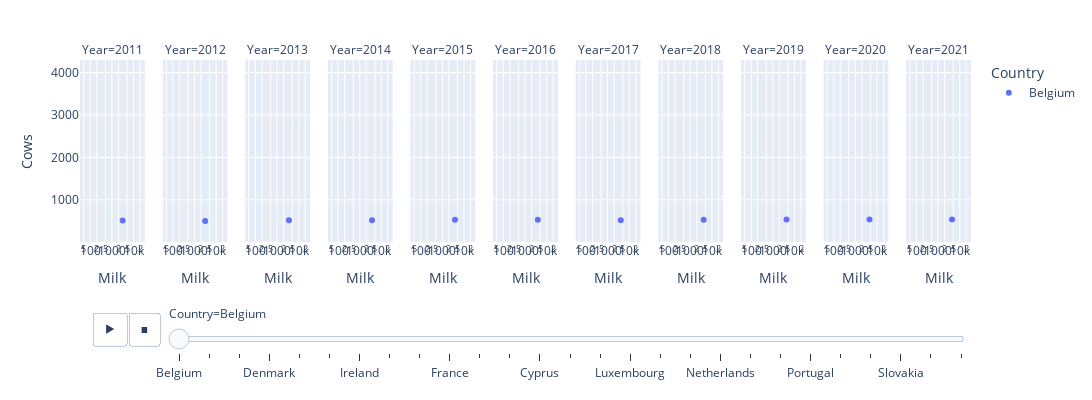

Notebook cell for this chart:
### Code cell
fig.show()

### Figure 1 — Plotly figure (JSON) as saved in the notebook; plotly's stock layout.template omitted (floating-point values rounded to 4 significant figures)
{"data": [{"hovertemplate": "<b>%{hovertext}</b><br><br>Country=Belgium<br>Year=2011<br>Milk=%{x}<br>Cows=%{y}<extra></extra>", "hovertext": ["Belgium"], "ids": [2011], "legendgroup": "Belgium", "marker": {"color": "#636efa", "symbol": "circle"}, "mode": "markers", "name": "Belgium", "orientation": "v", "showlegend": true, "type": "scatter", "x": [3151], "xaxis": "x", "y": [510.6], "yaxis": "y"}, {"hovertemplate": "<b>%{hovertext}</b><br><br>Country=Belgium<br>Year=2012<br>Milk=%{x}<br>Cows=%{y}<extra></extra>", "hovertext": ["Belgium"], "ids": [2012], "legendgroup": "Belgium", "marker": {"color": "#636efa", "symbol": "circle"}, "mode": "markers", "name": "Belgium", "orientation": "v", "showlegend": false, "type": "scatter", "x": [3116], "xaxis": "x2", "y": [503.5], "yaxis": "y2"}, {"hovertemplate": "<b>%{hovertext}</b><br><br>Country=Belgium<br>Year=2013<br>Milk=%{x}<br>Cows=%{y}<extra></extra>", "hovertext": ["Belgium"], "ids": [2013], "legendgroup": "Belgium", "marker": {"color": "#636efa", "symbol": "circle"}, "mode": "markers", "name": "Belgium", "orientation": "v", "showlegend": false, "type": "scatter", "x": [3529], "xaxis": "x3", "y": [516.0], "yaxis": "y3"}, {"hovertemplate": "<b>%{hovertext}</b><br><br>Country=Belgium<br>Year=2014<br>Milk=%{x}<br>Cows=%{y}<extra></extra>", "hovertext": ["Belgium"], "ids": [2014], "legendgroup": "Belgium", "marker": {"color": "#636efa", "symbol": "circle"}, "mode": "markers", "name": "Belgium", "orientation": "v", "showlegend": false, "type": "scatter", "x": [3710], "xaxis": "x4", "y": [519.1], "yaxis": "y4"}, {"hovertemplate": "<b>%{hovertext}</b><br><br>Country=Belgium<br>Year=2015<br>Milk=%{x}<br>Cows=%{y}<extra></extra>", "hovertext": ["Belgium"], "ids": [2015], "legendgroup": "Belgium", "marker": {"color": "#636efa", "symbol": "circle"}, "mode": "markers", "name": "Belgium", "orientation": "v", "showlegend": false, "type": "scatter", "x": [3826], "xaxis": "x5", "y": [528.8], "yaxis": "y5"}, {"hovertemplate": "<b>%{hovertext}</b><br><br>Country=Belgium<br>Year=2016<br>Milk=%{x}<br>Cows=%{y}<extra></extra>", "hovertext": ["Belgium"], "ids": [2016], "legendgroup": "Belgium", "marker": {"color": "#636efa", "symbol": "circle"}, "mode": "markers", "name": "Belgium", "orientation": "v", "showlegend": false, "type": "scatter", "x": [3933], "xaxis": "x6", "y": [530.6], "yaxis": "y6"}, {"hovertemplate": "<b>%{hovertext}</b><br><br>Country=Belgium<br>Year=2017<br>Milk=%{x}<br>Cows=%{y}<extra></extra>", "hovertext": ["Belgium"], "ids": [2017], "legendgroup": "Belgium", "marker": {"color": "#636efa", "symbol": "circle"}, "mode": "markers", "name": "Belgium", "orientation": "v", "showlegend": false, "type": "scatter", "x": [4060], "xaxis": "x7", "y": [519.2], "yaxis": "y7"}, {"hovertemplate": "<b>%{hovertext}</b><br><br>Country=Belgium<br>Year=2018<br>Milk=%{x}<br>Cows=%{y}<extra></extra>", "hovertext": ["Belgium"], "ids": [2018], "legendgroup": "Belgium", "marker": {"color": "#636efa", "symbol": "circle"}, "mode": "markers", "name": "Belgium", "orientation": "v", "showlegend": false, "type": "scatter", "x": [4195], "xaxis": "x8", "y": [529.2], "yaxis": "y8"}, {"hovertemplate": "<b>%{hovertext}</b><br><br>Country=Belgium<br>Year=2019<br>Milk=%{x}<br>Cows=%{y}<extra></extra>", "hovertext": ["Belgium"], "ids": [2019], "legendgroup": "Belgium", "marker": {"color": "#636efa", "symbol": "circle"}, "mode": "markers", "name": "Belgium", "orientation": "v", "showlegend": false, "type": "scatter", "x": [4293], "xaxis": "x9", "y": [538.0], "yaxis": "y9"}, {"hovertemplate": "<b>%{hovertext}</b><br><br>Country=Belgium<br>Year=2020<br>Milk=%{x}<br>Cows=%{y}<extra></extra>", "hovertext": ["Belgium"], "ids": [2020], "legendgroup": "Belgium", "marker": {"color": "#636efa", "symbol": "circle"}, "mode": "markers", "name": "Belgium", "orientation": "v", "showlegend": false, "type": "scatter", "x": [4449], "xaxis": "x10", "y": [537.9], "yaxis": "y10"}, {"hovertemplate": "<b>%{hovertext}</b><br><br>Country=Belgium<br>Year=2021<br>Milk=%{x}<br>Cows=%{y}<extra></extra>", "hovertext": ["Belgium"], "ids": [2021], "legendgroup": "Belgium", "marker": {"color": "#636efa", "symbol": "circle"}, "mode": "markers", "name": "Belgium", "orientation": "v", "showlegend": false, "type": "scatter", "x": [4434], "xaxis": "x11", "y": [537.2], "yaxis": "y11"}], "layout": {"annotations": [{"font": {}, "showarrow": false, "text": "Year=2011", "x": 0.03636, "xanchor": "center", "xref": "paper", "y": 1, "yanchor": "bottom", "yref": "paper"}, {"font": {}, "showarrow": false, "text": "Year=2012", "x": 0.1291, "xanchor": "center", "xref": "paper", "y": 1, "yanchor": "bottom", "yref": "paper"}, {"font": {}, "showarrow": false, "text": "Year=2013", "x": 0.2218, "xanchor": "center", "xref": "paper", "y": 1, "yanchor": "bottom", "yref": "paper"}, {"font": {}, "showarrow": false, "text": "Year=2014", "x": 0.3145, "xanchor": "center", "xref": "paper", "y": 1, "yanchor": "bottom", "yref": "paper"}, {"font": {}, "showarrow": false, "text": "Year=2015", "x": 0.4073, "xanchor": "center", "xref": "paper", "y": 1, "yanchor": "bottom", "yref": "paper"}, {"font": {}, "showarrow": false, "text": "Year=2016", "x": 0.5, "xanchor": "center", "xref": "paper", "y": 1, "yanchor": "bottom", "yref": "paper"}, {"font": {}, "showarrow": false, "text": "Year=2017", "x": 0.5927, "xanchor": "center", "xref": "paper", "y": 1, "yanchor": "bottom", "yref": "paper"}, {"font": {}, "showarrow": false, "text": "Year=2018", "x": 0.6855, "xanchor": "center", "xref": "paper", "y": 1, "yanchor": "bottom", "yref": "paper"}, {"font": {}, "showarrow": false, "text": "Year=2019", "x": 0.7782, "xanchor": "center", "xref": "paper", "y": 1, "yanchor": "bottom", "yref": "paper"}, {"font": {}, "showarrow": false, "text": "Year=2020", "x": 0.8709, "xanchor": "center", "xref": "paper", "y": 1, "yanchor": "bottom", "yref": "paper"}, {"font": {}, "showarrow": false, "text": "Year=2021", "x": 0.9636, "xanchor": "center", "xref": "paper", "y": 1, "yanchor": "bottom", "yref": "paper"}], "height": 400, "legend": {"title": {"text": "Country"}, "tracegroupgap": 0}, "margin": {"t": 60}, "sliders": [{"active": 0, "currentvalue": {"prefix": "Country="}, "len": 0.9, "pad": {"b": 10, "t": 60}, "steps": [{"args": [["Belgium"], {"frame": {"duration": 0, "redraw": false}, "fromcurrent": true, "mode": "immediate", "transition": {"duration": 0, "easing": "linear"}}], "label": "Belgium", "method": "animate"}, {"args": [["Bulgaria"], {"frame": {"duration": 0, "redraw": false}, "fromcurrent": true, "mode": "immediate", "transition": {"duration": 0, "easing": "linear"}}], "label": "Bulgaria", "method": "animate"}, {"args": [["Czechia"], {"frame": {"duration": 0, "redraw": false}, "fromcurrent": true, "mode": "immediate", "transition": {"duration": 0, "easing": "linear"}}], "label": "Czechia", "method": "animate"}, {"args": [["Denmark"], {"frame": {"duration": 0, "redraw": false}, "fromcurrent": true, "mode": "immediate", "transition": {"duration": 0, "easing": "linear"}}], "label": "Denmark", "method": "animate"}, {"args": [["Germany"], {"frame": {"duration": 0, "redraw": false}, "fromcurrent": true, "mode": "immediate", "transition": {"duration": 0, "easing": "linear"}}], "label": "Germany", "method": "animate"}, {"args": [["Estonia"], {"frame": {"duration": 0, "redraw": false}, "fromcurrent": true, "mode": "immediate", "transition": {"duration": 0, "easing": "linear"}}], "label": "Estonia", "method": "animate"}, {"args": [["Ireland"], {"frame": {"duration": 0, "redraw": false}, "fromcurrent": true, "mode": "immediate", "transition": {"duration": 0, "easing": "linear"}}], "label": "Ireland", "method": "animate"}, {"args": [["Greece"], {"frame": {"duration": 0, "redraw": false}, "fromcurrent": true, "mode": "immediate", "transition": {"duration": 0, "easing": "linear"}}], "label": "Greece", "method": "animate"}, {"args": [["Spain"], {"frame": {"duration": 0, "redraw": false}, "fromcurrent": true, "mode": "immediate", "transition": {"duration": 0, "easing": "linear"}}], "label": "Spain", "method": "animate"}, {"args": [["France"], {"frame": {"duration": 0, "redraw": false}, "fromcurrent": true, "mode": "immediate", "transition": {"duration": 0, "easing": "linear"}}], "label": "France", "method": "animate"}, {"args": [["Croatia"], {"frame": {"duration": 0, "redraw": false}, "fromcurrent": true, "mode": "immediate", "transition": {"duration": 0, "easing": "linear"}}], "label": "Croatia", "method": "animate"}, {"args": [["Italy"], {"frame": {"duration": 0, "redraw": false}, "fromcurrent": true, "mode": "immediate", "transition": {"duration": 0, "easing": "linear"}}], "label": "Italy", "method": "animate"}, {"args": [["Cyprus"], {"frame": {"duration": 0, "redraw": false}, "fromcurrent": true, "mode": "immediate", "transition": {"duration": 0, "easing": "linear"}}], "label": "Cyprus", "method": "animate"}, {"args": [["Latvia"], {"frame": {"duration": 0, "redraw": false}, "fromcurrent": true, "mode": "immediate", "transition": {"duration": 0, "easing": "linear"}}], "label": "Latvia", "method": "animate"}, {"args": [["Lithuania"], {"frame": {"duration": 0, "redraw": false}, "fromcurrent": true, "mode": "immediate", "transition": {"duration": 0, "easing": "linear"}}], "label": "Lithuania", "method": "animate"}, {"args": [["Luxembourg"], {"frame": {"duration": 0, "redraw": false}, "fromcurrent": true, "mode": "immediate", "transition": {"duration": 0, "easing": "linear"}}], "label": "Luxembourg", "method": "animate"}, {"args": [["Hungary"], {"frame": {"duration": 0, "redraw": false}, "fromcurrent": true, "mode": "immediate", "transition": {"duration": 0, "easing": "linear"}}], "label": "Hungary", "method": "animate"}, {"args": [["Malta"], {"frame": {"duration": 0, "redraw": false}, "fromcurrent": true, "mode": "immediate", "transition": {"duration": 0, "easing": "linear"}}], "label": "Malta", "method": "animate"}, {"args": [["Netherlands"], {"frame": {"duration": 0, "redraw": false}, "fromcurrent": true, "mode": "immediate", "transition": {"duration": 0, "easing": "linear"}}], "label": "Netherlands", "method": "animate"}, {"args": [["Austria"], {"frame": {"duration": 0, "redraw": false}, "fromcurrent": true, "mode": "immediate", "transition": {"duration": 0, "easing": "linear"}}], "label": "Austria", "method": "animate"}, {"args": [["Poland"], {"frame": {"duration": 0, "redraw": false}, "fromcurrent": true, "mode": "immediate", "transition": {"duration": 0, "easing": "linear"}}], "label": "Poland", "method": "animate"}, {"args": [["Portugal"], {"frame": {"duration": 0, "redraw": false}, "fromcurrent": true, "mode": "immediate", "transition": {"duration": 0, "easing": "linear"}}], "label": "Portugal", "method": "animate"}, {"args": [["Romania"], {"frame": {"duration": 0, "redraw": false}, "fromcurrent": true, "mode": "immediate", "transition": {"duration": 0, "easing": "linear"}}], "label": "Romania", "method": "animate"}, {"args": [["Slovenia"], {"frame": {"duration": 0, "redraw": false}, "fromcurrent": true, "mode": "immediate", "transition": {"duration": 0, "easing": "linear"}}], "label": "Slovenia", "method": "animate"}, {"args": [["Slovakia"], {"frame": {"duration": 0, "redraw": false}, "fromcurrent": true, "mode": "immediate", "transition": {"duration": 0, "easing": "linear"}}], "label": "Slovakia", "method": "animate"}, {"args": [["Finland"], {"frame": {"duration": 0, "redraw": false}, "fromcurrent": true, "mode": "immediate", "transition": {"duration": 0, "easing": "linear"}}], "label": "Finland", "method": "animate"}, {"args": [["Sweden"], {"frame": {"duration": 0, "redraw": false}, "fromcurrent": true, "mode": "immediate", "transition": {"duration": 0, "easing": "linear"}}], "label": "Sweden", "method": "animate"}], "x": 0.1, "xanchor": "left", "y": 0, "yanchor": "top"}], "updatemenus": [{"buttons": [{"args": [null, {"frame": {"duration": 500, "redraw": false}, "fromcurrent": true, "mode": "immediate", "transition": {"duration": 500, "easing": "linear"}}], "label": "&#9654;", "method": "animate"}, {"args": [[null], {"frame": {"duration": 0, "redraw": false}, "fromcurrent": true, "mode": "immediate", "transition": {"duration": 0, "easing": "linear"}}], "label": "&#9724;", "method": "animate"}], "direction": "left", "pad": {"r": 10, "t": 70}, "showactive": false, "type": "buttons", "x": 0.1, "xanchor": "right", "y": 0, "yanchor": "top"}], "width": 1579, "xaxis": {"anchor": "y", "domain": [0, 0.07273], "range": [1.53, 4.521], "title": {"text": "Milk"}, "type": "log"}, "xaxis10": {"anchor": "y10", "domain": [0.8345, 0.9073], "matches": "x", "range": [1.53, 4.521], "title": {"text": "Milk"}, "type": "log"}, "xaxis11": {"anchor": "y11", "domain": [0.9273, 1], "matches": "x", "range": [1.53, 4.521], "title": {"text": "Milk"}, "type": "log"}, "xaxis2": {"anchor": "y2", "domain": [0.09273, 0.1655], "matches": "x", "range": [1.53, 4.521], "title": {"text": "Milk"}, "type": "log"}, "xaxis3": {"anchor": "y3", "domain": [0.1855, 0.2582], "matches": "x", "range": [1.53, 4.521], "title": {"text": "Milk"}, "type": "log"}, "xaxis4": {"anchor": "y4", "domain": [0.2782, 0.3509], "matches": "x", "range": [1.53, 4.521], "title": {"text": "Milk"}, "type": "log"}, "xaxis5": {"anchor": "y5", "domain": [0.3709, 0.4436], "matches": "x", "range": [1.53, 4.521], "title": {"text": "Milk"}, "type": "log"}, "xaxis6": {"anchor": "y6", "domain": [0.4636, 0.5364], "matches": "x", "range": [1.53, 4.521], "title": {"text": "Milk"}, "type": "log"}, "xaxis7": {"anchor": "y7", "domain": [0.5564, 0.6291], "matches": "x", "range": [1.53, 4.521], "title": {"text": "Milk"}, "type": "log"}, "xaxis8": {"anchor": "y8", "domain": [0.6491, 0.7218], "matches": "x", "range": [1.53, 4.521], "title": {"text": "Milk"}, "type": "log"}, "xaxis9": {"anchor": "y9", "domain": [0.7418, 0.8145], "matches": "x", "range": [1.53, 4.521], "title": {"text": "Milk"}, "type": "log"}, "yaxis": {"anchor": "x", "domain": [0, 1], "range": [5.87, 4296.0], "title": {"text": "Cows"}}, "yaxis10": {"anchor": "x10", "domain": [0, 1], "matches": "y", "showticklabels": false}, "yaxis11": {"anchor": "x11", "domain": [0, 1], "matches": "y", "showticklabels": false}, "yaxis2": {"anchor": "x2", "domain": [0, 1], "matches": "y", "showticklabels": false}, "yaxis3": {"anchor": "x3", "domain": [0, 1], "matches": "y", "showticklabels": false}, "yaxis4": {"anchor": "x4", "domain": [0, 1], "matches": "y", "showticklabels": false}, "yaxis5": {"anchor": "x5", "domain": [0, 1], "matches": "y", "showticklabels": false}, "yaxis6": {"anchor": "x6", "domain": [0, 1], "matches": "y", "showticklabels": false}, "yaxis7": {"anchor": "x7", "domain": [0, 1], "matches": "y", "showticklabels": false}, "yaxis8": {"anchor": "x8", "domain": [0, 1], "matches": "y", "showticklabels": false}, "yaxis9": {"anchor": "x9", "domain": [0, 1], "matches": "y", "showticklabels": false}}}
